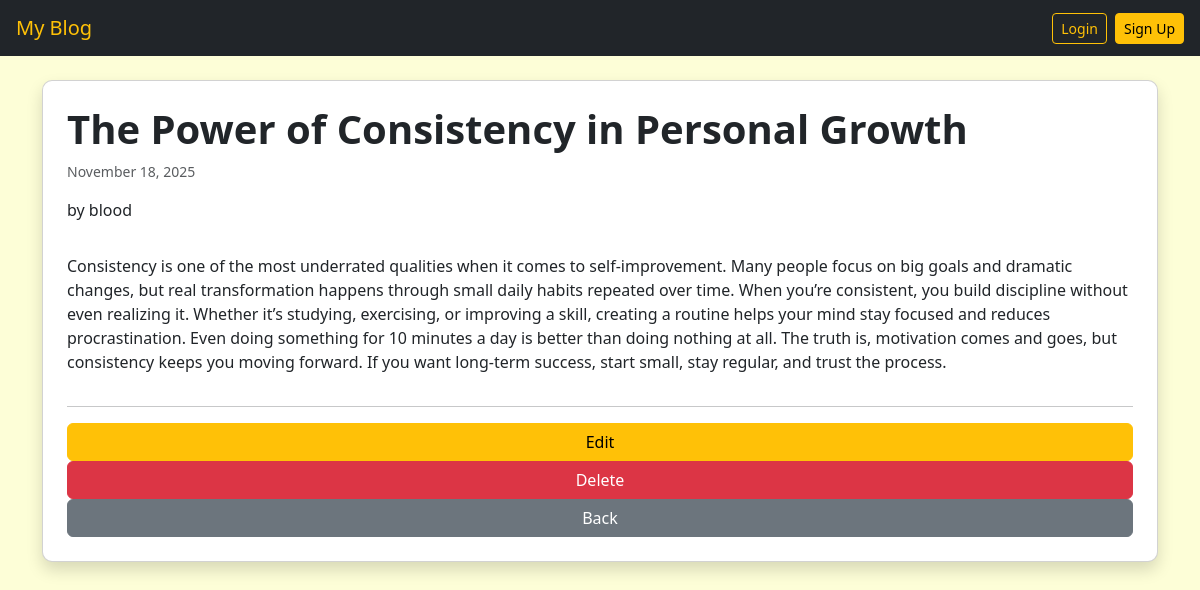
The page /posts/7/ on the database its author committed.
### blog/models.py (models this page shows, shortened)
class BlogPost(models.Model):
    title = models.CharField(max_length=200)
    content = models.TextField()
    date_posted = models.DateTimeField(auto_now_add=True)
    author = models.ForeignKey(User, on_delete=models.CASCADE)
    created_at = models.DateTimeField(auto_now_add=True)

### blog/views.py (the view)
# urls.py: path('posts/<int:pk>/', views.post_detail, name='post_detail'),  # view single post
def post_detail(request, pk):
    post = get_object_or_404(BlogPost, pk=pk)
    return render(request, 'blog/post_detail.html', {'post': post})

### blog/templates/blog/post_detail.html (shortened to what this page needs)
{% extends 'blog/base.html' %}
{% block content %}
<div class="card shadow p-4">
    <h1 class="fw-bold">{{ post.title }}</h1>
    <p class="text-muted small">{{ post.created_at|date:"F d, Y" }}</p>
    <p>by {{ post.author.username }}</p>
    <p class="mt-3">{{ post.content }}</p>
    <hr>
    <a href="{% url 'post_update' post.pk %}" class="btn btn-warning">Edit</a>
    <a href="{% url 'post_delete' post.pk %}" class="btn btn-danger">Delete</a>
    <a href="{% url 'post_list' %}" class="btn btn-secondary">Back</a>
</div>
{% endblock %}

### blog/templates/blog/base.html (style rules this page uses)
body { background-color: #fdfed7; }
.card { border-radius: 10px; }

### rows shown on the page
BlogPost: title "The Power of Consistency in Personal Growth", created_at "November 18, 2025", author.username "blood", content "Consistency is one of the most underrated qualities when it comes to self-improvement. Many people focus on big goals and dramatic changes, but real transformation happens through small daily habits repeated over time. When you’re consistent, you build discipline without even realizing it. Whether it’s studying, exercising, or improving a skill, creating a routine helps your mind stay focused and reduces procrastination. Even doing something for 10 minutes a day is better than doing nothing at all. The truth is, motivation comes and goes, but consistency keeps you moving forward. If you want long-term success, start small, stay regular, and trust the process."
